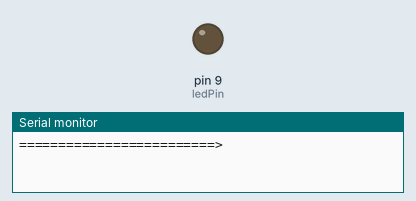
Recording of a sketch running on a simulated Arduino Uno, built with avr-gcc and run on an emulated ATmega328P. On the bench: output pins drawn as LEDs (lit = HIGH), the last lines printed to the serial monitor.

Above: at 0.05 s.
At 1.95 s:
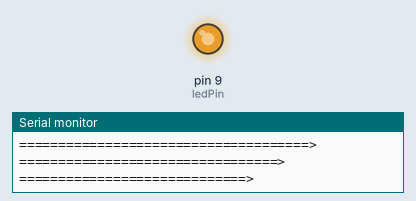
At 2.85 s:
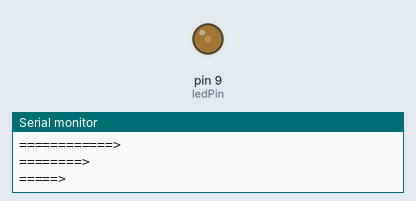
At 4.5 s:
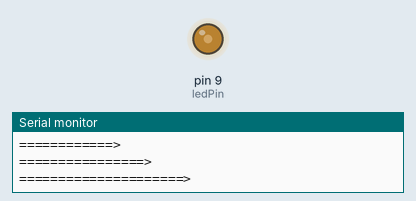
Timing chart, 0 to 5.9 s (numbered marks = the images above):
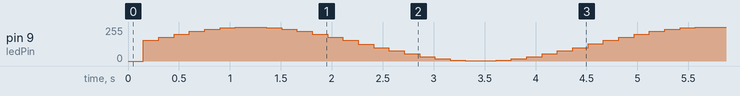

The sketch:

led_fade.ino
```cpp
// LED Blink Revisited
// Paul Schakel
// Sinusoidally fades the brightness of an LED, and visualizes the brightness in the serial monitor.
// The sine function which controls the brightness can be controlled by manipulating the variables below.

//define constants
const int ledPin = 9;
const int offset = 128;    //moves the value up 128 to account for negative #s coming from sin()
const int amplitude = 127;   //used to amplify the number coming from sin()
const int length = 30;   //controls the length of the sine wave

int counter = 0;    //used to advance the x-value of the sine wave
int brightness;

void setup() {
  Serial.begin(9600);
  pinMode(ledPin, OUTPUT);
}

void loop() {
  analogWrite(ledPin, brightness);
  counter++;
  brightness = offset + amplitude * sin((TWO_PI / length) * counter);   //change brightness for next loop
  visualizeBrightness(brightness);    //visualizes the brightness in the Serial monitor
  delay(150);   //adds delay so the fade happens gradually
}

void visualizeBrightness(int brightness) {
  brightness = brightness / 6;   //make brightness val smaller so the graph isn't huge
  for (int i = 0; i < brightness; i++) {    //print "=" for every point of brightness
    Serial.print("=");
  }
  Serial.println(">");    //makes the graph look slightly better and creates a newline
}
```
